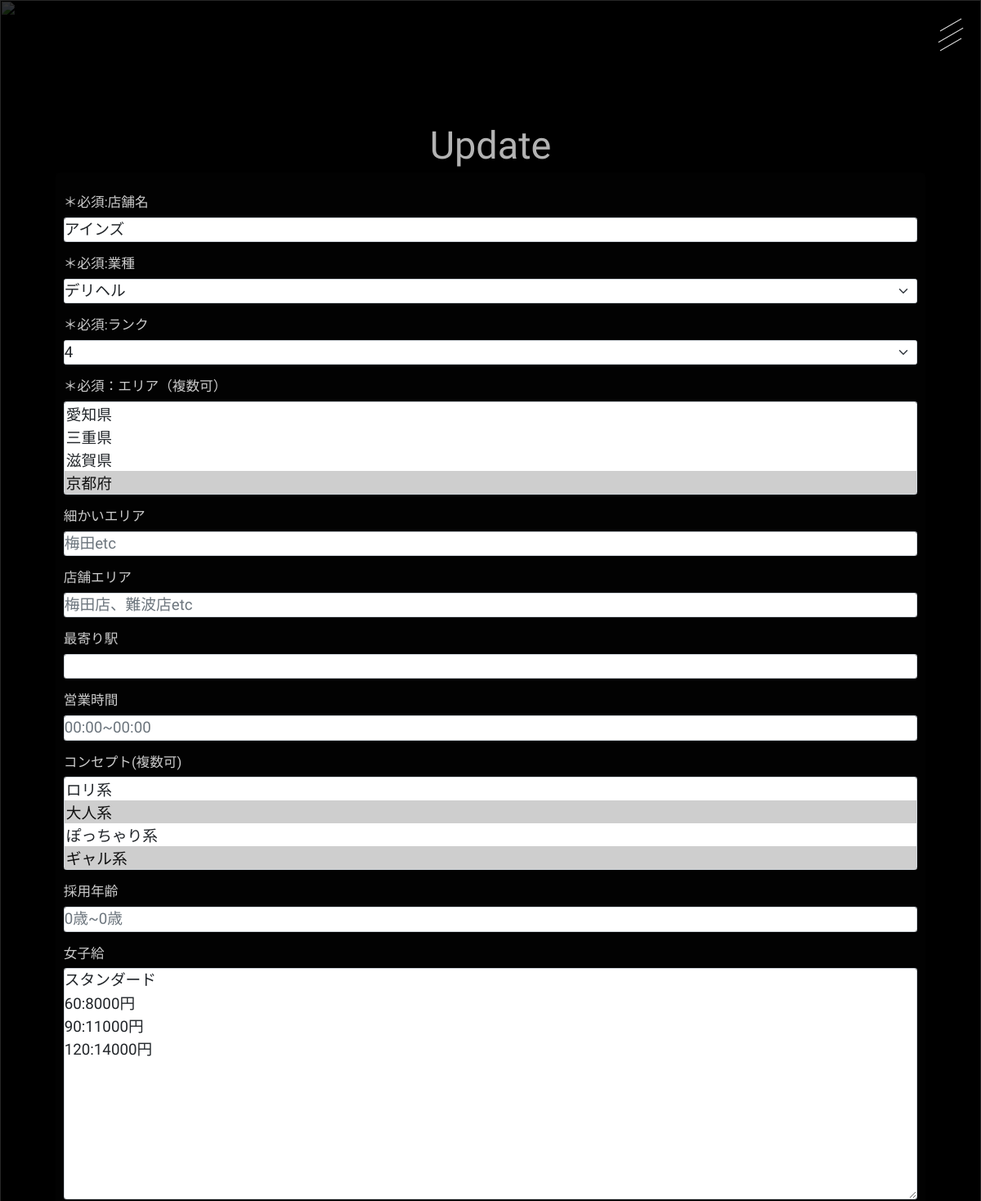
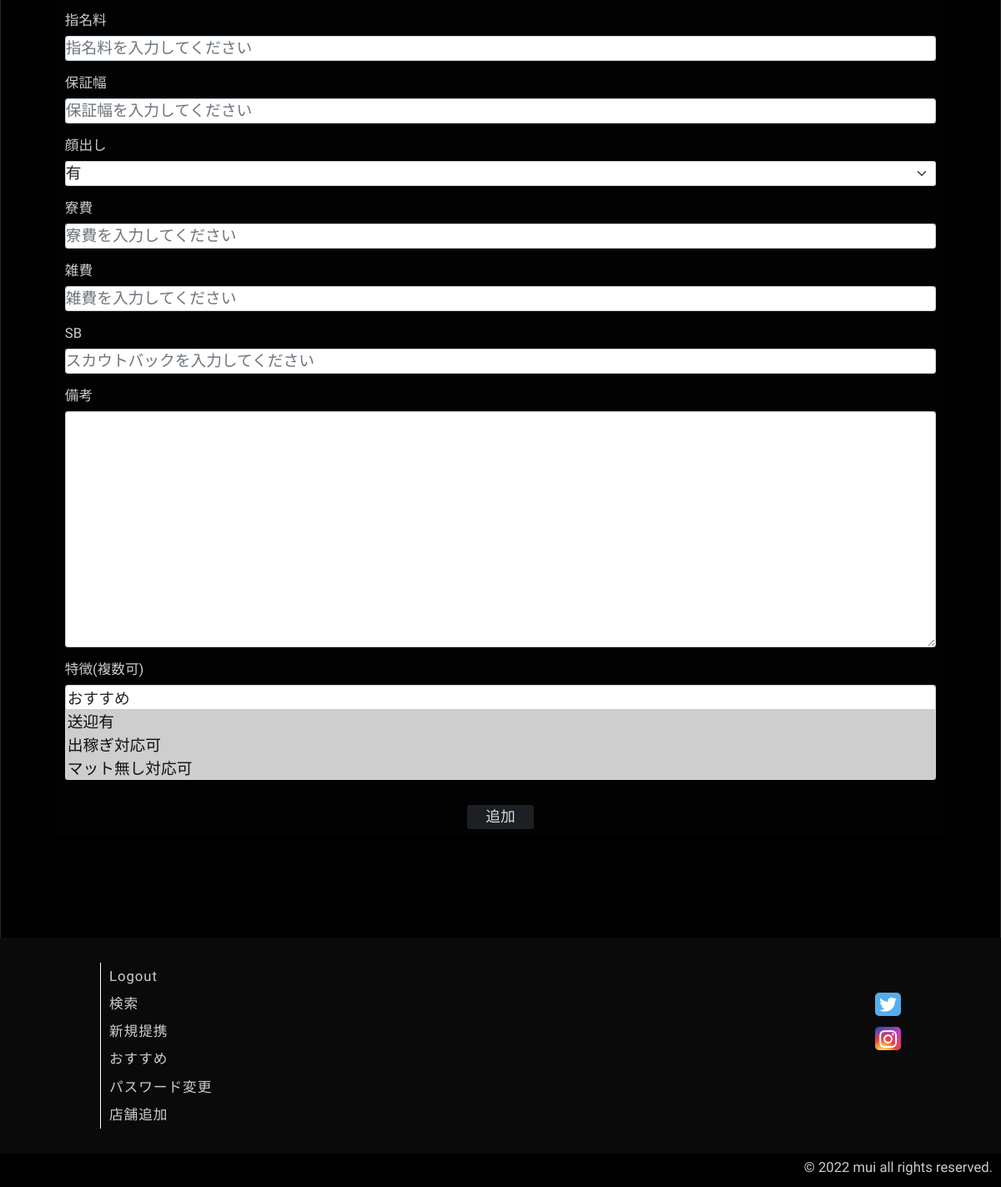
The page /1/update (signed in) on the database as committed earlier (2 pictures, top to bottom).
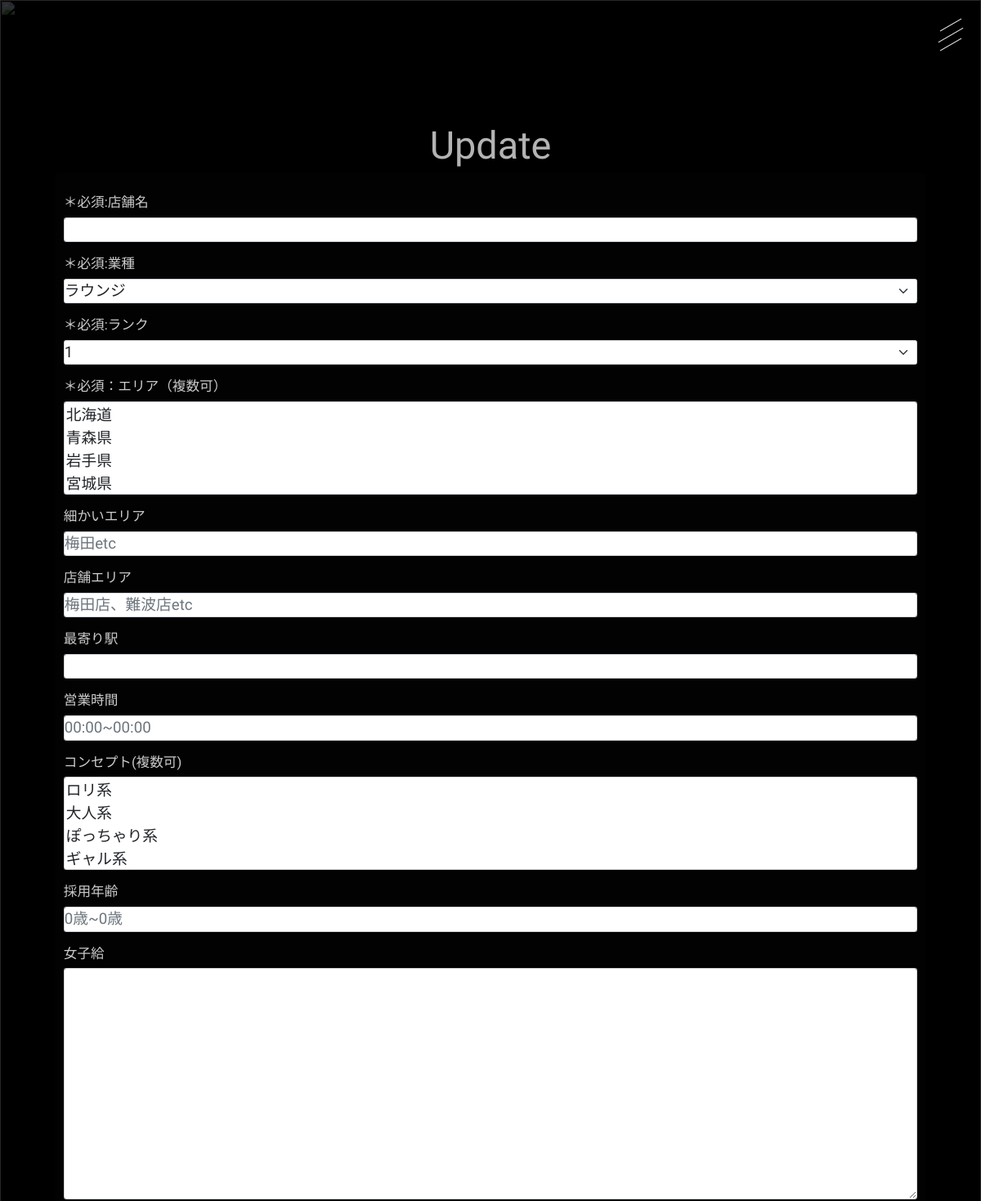
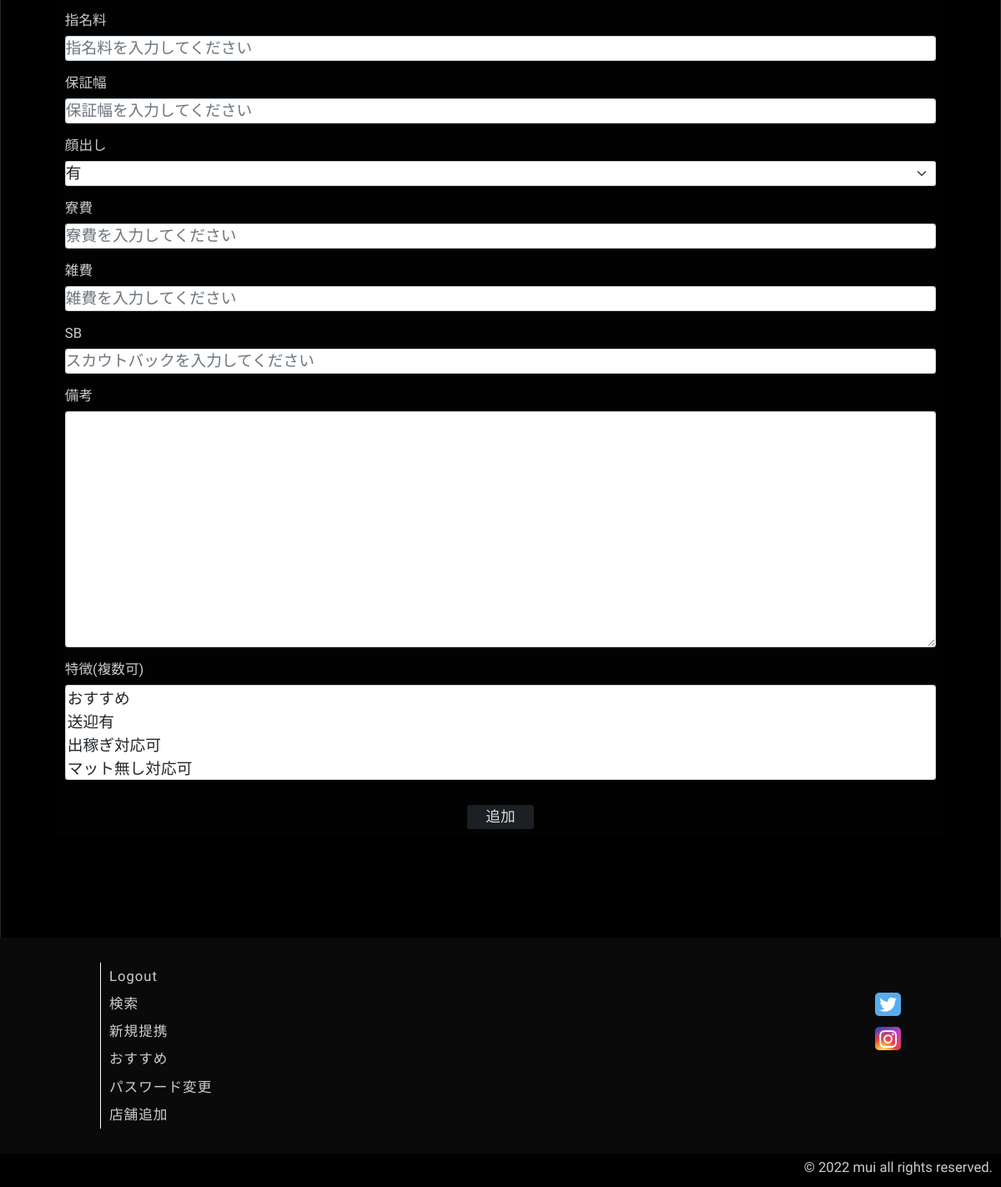
The same page on the database as committed later (2 pictures, top to bottom).
### app.py (models this page shows)
class Store(db.Model):
    __tablename__ = 'stores'
    id = db.Column(db.Integer, primary_key=True)
    name = db.Column(db.String(50), nullable=False)
    industry = db.Column(db.String(20), nullable=False)
    rank = db.Column(db.String(15), nullable=False)
    pref = db.Column(db.String(200), nullable=False)
    area = db.Column(db.String(100))
    store_area = db.Column(db.String(200))
    station = db.Column(db.String(200))
    time = db.Column(db.String(50))
    concept = db.Column(db.String(50))
    age = db.Column(db.String(100))
    salary = db.Column(db.String(400), nullable=False)
    nomination = db.Column(db.String(50))
    guarantee = db.Column(db.String(50))
    face = db.Column(db.String(20))
    dormitory = db.Column(db.String(20))
    sundry = db.Column(db.String(50))
    back = db.Column(db.String(20))
    remark = db.Column(db.String(400))
    store_tag = db.Column(db.String(100))
    search_tag = db.Column(db.String(100))
    created_at = db.Column(db.DateTime, default=datetime.now(pytz.timezone('Asia/Tokyo')))
    store_img = db.Column(db.String(200))

### app.py (the view)
@app.route("/<int:id>/update", methods=['GET','POST'])
@login_required
def update(id):
    storeList = Store.query.get(id)
    if request.method == 'POST':
        storeList.name = request.form['name']
        storeList.industry = request.form['industry']
        storeList.rank = request.form['rank']
        beforeP = request.form.getlist('pref')
        storeList.pref = ",".join(beforeP)
        storeList.area = request.form['area']
        storeList.store_area = request.form['store_area']
        storeList.station = request.form['station']
        storeList.time = request.form['time']
        beforeC = request.form.getlist('concept')
        storeList.concept = ",".join(beforeC)
        storeList.age = request.form['age']
        storeList.salary = request.form['salary']
        storeList.nomination = request.form['nomination']
        storeList.guarantee = request.form['guarantee']
        storeList.face = request.form['face']
        storeList.dormitory = request.form['remark']
        storeList.sundry = request.form['sundry']
        storeList.back = request.form['back']
        storeList.remark = request.form['remark']
        beforeT = request.form.getlist('store_tag')
        storeList.store_tag = ",".join(beforeT)
        storeList.search_tag = str(request.form.getlist('store_tag'))
        if storeList.name != '' and storeList.industry != '' and storeList.rank != '' and storeList.pref != '' and storeList.salary != '':
            try:
                db.session.commit()
                return render_template('auth/detail.html', store = storeList)
            except:
                return render_template('auth/except.html')
        else:
            err_msg = "＊必須項目を入力してください"
            return render_template('auth/update.html', store = storeList, err_msg = err_msg)
    else:
        return render_template('auth/update.html', store = storeList)

### app.py (called while the page is built)
@login_manager.user_loader
def load_user(user_id):
    return User.query.get(int(user_id))

### templates/auth/update.html (shortened to what the changed rows need)
{% extends "base.html" %}
{% block content %}
    {% if request.method == 'GET' %}
    <div class="create">
        <div class="create_wrapper">
            <h1 class="create_title">Update</h1>
            <div class="container">
                <form action="" enctype="multipart/form-data" method="POST" class="create_form">
                    <label for="name">＊必須:店舗名</label>
                    <input type="text" name="name" class="form-control" value="{{ store.name }}">
                    <label for="industry">＊必須:業種</label>
                    <select name="industry" id="" class="form-select form-select-sm">
                        <option value="ラウンジ" {% if "ラウンジ" in store.industry %}selected{% endif %}>ラウンジ</option>
                        <option value="デリヘル" {% if "デリヘル" in store.industry %}selected{% endif %}>デリヘル</option>
                    </select>
                    <label for="rank">＊必須:ランク</label>
                    <select name="rank" id="" class="form-select form-select-sm">
                        <option value="1" {% if "1" in store.rank %}selected{% endif %}>1</option>
                        <option value="4" {% if "4" in store.rank %}selected{% endif %}>4</option>
                    </select>
                    <label for="pref">＊必須：エリア（複数可）</label>
                    <select name="pref" id="" multiple class="form-select form-select-sm">
                        <option value="北海道" {% if "北海道" in store.pref %}selected{% endif %}>北海道</option>
                        <option value="青森県" {% if "青森県" in store.pref %}selected{% endif %}>青森県</option>
                        <option value="岩手県" {% if "岩手県" in store.pref %}selected{% endif %}>岩手県</option>
                        <option value="宮城県" {% if "宮城県" in store.pref %}selected{% endif %}>宮城県</option>
                        <option value="秋田県" {% if "秋田県" in store.pref %}selected{% endif %}>秋田県</option>
                        <option value="静岡県" {% if "静岡県" in store.pref %}selected{% endif %}>静岡県</option>
                        <option value="愛知県" {% if "愛知県" in store.pref %}selected{% endif %}>愛知県</option>
                        <option value="三重県" {% if "三重県" in store.pref %}selected{% endif %}>三重県</option>
                        <option value="滋賀県" {% if "滋賀県" in store.pref %}selected{% endif %}>滋賀県</option>
                        <option value="京都府" {% if "京都府" in store.pref %}selected{% endif %}>京都府</option>
                        <option value="大阪府" {% if "大阪府" in store.pref %}selected{% endif %}>大阪府</option>
                    </select>
                    <label for="area">細かいエリア</label>
                    <input type="text" name="area" placeholder="梅田etc" class="form-control" value="{{ store.area }}">
                    <label for="store_area">店舗エリア</label>
                    <input type="text" name="store_area" placeholder="梅田店、難波店etc" class="form-control" value="{{ store.store_area }}">
                    <label for="station">最寄り駅</label>
                    <input type="text" name="station" class="form-control" value="{{ store.station }}">
                    <label for="time">営業時間</label>
                    <input type="text" name="time" placeholder="00:00~00:00" class="form-control" value="{{ store.time }}">
                    <label for="concept">コンセプト(複数可)</label>
                    <select name="concept" id="" multiple class="form-select form-select-sm">
                        <option value="ロリ系" {% if "ロリ系" in store.concept %}selected{% endif %}>ロリ系</option>
                        <option value="大人系" {% if "大人系" in store.concept %}selected{% endif %}>大人系</option>
                        <option value="ぽっちゃり系" {% if "ぽっちゃり系" in store.concept %}selected{% endif %}>ぽっちゃり系</option>
                        <option value="ギャル系" {% if "ギャル系" in store.concept %}selected{% endif %}>ギャル系</option>
                        <option value="清楚系" {% if "清楚系" in store.concept %}selected{% endif %}>清楚系</option>
                    </select>
                    <label for="age">採用年齢</label>
                    <input type="text" name="age" placeholder="0歳~0歳" class="form-control" value="{{ store.age }}">
                    <label for="salary">女子給</label>
                    <textarea name="salary" id="" cols="30" rows="10" class="form-control">{{ store.salary }}</textarea>
                    <label for="nomination">指名料</label>
                    <input type="text" name="nomination" placeholder="指名料を入力してください" class="form-control" value="{{ store.nomination }}">
                    <label for="guarantee">保証幅</label>
                    <input type="text" name="guarantee" placeholder="保証幅を入力してください" class="form-control" value="{{ store.guarantee }}">
                    <label for="face">顔出し</label>
                    <select name="face" id="" class="form-select form-select-sm">
                        <option value="有" {% if "有" in store.face %}selected{% endif %}>有</option>
                    </select>
                    <label for="dormitory">寮費</label>
                    <input type="text" name="dormitory" placeholder="寮費を入力してください" class="form-control" value="{{ store.dormitory }}">
                    <label for="sundry">雑費</label>
                    <input type="text" name="sundry" placeholder="雑費を入力してください" class="form-control" value="{{ store.sundry }}">
                    <label for="back">SB</label>
                    <input type="text" name="back" placeholder="スカウトバックを入力してください" class="form-control" value="{{ store.back }}">
                    <label for="remark">備考</label>
                    <textarea name="remark" id="" cols="30" rows="10" class="form-control">{{ store.remark }}</textarea>
                    <label for="store_tag">特徴(複数可)</label>
                    <select name="store_tag" id="" multiple class="form-select form-select-sm">
                        <option value="おすすめ" {% if "おすすめ" in store.store_tag %}selected{% endif %}>おすすめ</option>
                        <option value="送迎有" {% if "送迎有" in store.store_tag %}selected{% endif %}>送迎有</option>
                        <option value="出稼ぎ対応可" {% if "出稼ぎ対応可" in store.store_tag %}selected{% endif %}>出稼ぎ対応可</option>
                        <option value="マット無し対応可" {% if "マット無し対応可" in store.store_tag %}selected{% endif %}>マット無し対応可</option>
                        <option value="S着" {% if "S着" in store.store_tag %}selected{% endif %}>S着</option>
                    </select>
                    <input type="submit" value="追加" class="btn btn-dark">
                </form>
            </div>
        </div>
    </div>
    {% endif %}
{% endblock %}

Rows that differ between the two databases and show on the page:
removed Store: name "アインズ", industry "デリヘル", rank "4", pref "愛知県 / 三重県 / 滋賀県 / 京都府 ☑", concept "ロリ系 / 大人系 ☑ / ぽっちゃり系 / ギャル系 ☑", salary "スタンダード 60:8000円 90:11000円 120:14000円", face "有", store_tag "おすすめ / 送迎有 ☑ / 出稼ぎ対応可 ☑ / マット無し対応可 ☑"
Other text that changed with them:
form field industry: (not shown) → "ラウンジ"
form field rank: (not shown) → "1"
form field pref: (not shown) → "北海道 / 青森県 / 岩手県 / 宮城県"
form field concept: (not shown) → "ロリ系 / 大人系 / ぽっちゃり系 / ギャル系"
form field face: (not shown) → "有"
form field store_tag: (not shown) → "おすすめ / 送迎有 / 出稼ぎ対応可 / マット無し対応可"
